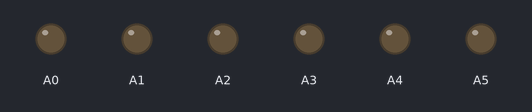
A sketch run on a simulated Arduino Uno, built with avr-gcc and run on an emulated ATmega328P. On the bench: output pins drawn as LEDs (lit = HIGH).

Above: at 0.05 s.
At 0.21 s:
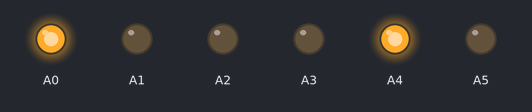
At 0.42 s:
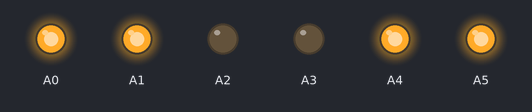
At 0.68 s:
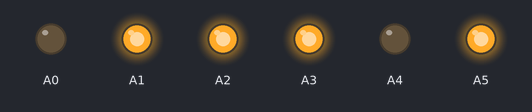
At 1.52 s:
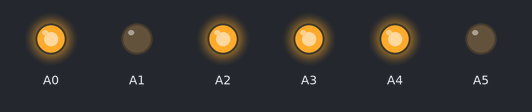
At 2.89 s:
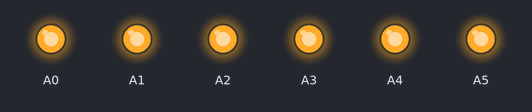
Timing chart, 0 to 3.2 s (numbered marks = the images above):
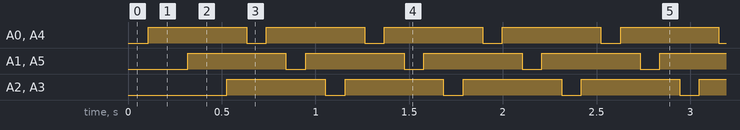

Measured:
- by itself, A0–5: alternates HIGH for 0.53 s and LOW for 0.10 s

The sketch:

RGB_with_Analog_in.ino
```cpp
int del=100;
int red1=A0;
int green1=A1;
int blue1=A2;
int red2=A3;
int green2=A4;
int blue2=A5;

void setup() {
pinMode(A0,INPUT);
pinMode(A1,INPUT);
pinMode(A2,INPUT);
pinMode(A3,INPUT);
pinMode(A4,INPUT);
pinMode(A5,INPUT);
}

void loop() {
  //analogWrite(red1,255);
  //analogWrite(blue1,255);
  //analogWrite(green1,255);
  //analogWrite(red2,255);
  //analogWrite(blue2,255);
  //analogWrite(green2,255);
  GoOn(red1,green2);
  GoBack(red1,green2);
  //delay(del);
  GoOn(green1,blue2);
  GoBack(green1,blue2);
  //delay(del);
  GoOn(blue1,red2);
  GoBack(blue1, red2);
 // delay(del);
}
void GoOn(int a, int b){
  for(int i=255; i>=0; i--){
    analogWrite(a,i);
    analogWrite(b,i);
    } delay(del);
  }
  void GoBack(int a, int b){
    for(int i=0; i<=255; i++){
    analogWrite(a,i);
    analogWrite(b,i);
   }delay(del);
  }
```
